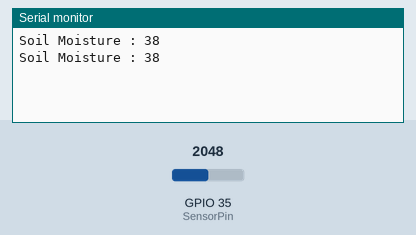
Simulated run of this sketch. Board: ESP32. Parts: the last lines printed to the serial monitor. The inputs (shaded band) are chosen by the test bench; at power-on: GPIO 35 (SensorPin) = 2048.

Above: at 1.8 s.
1.9 s: GPIO 35 (SensorPin) set to 2866
At 2.8 s:
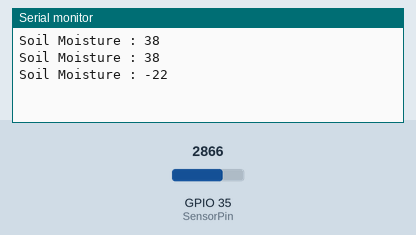
3.4 s: GPIO 35 (SensorPin) set to 3603
At 4.8 s:
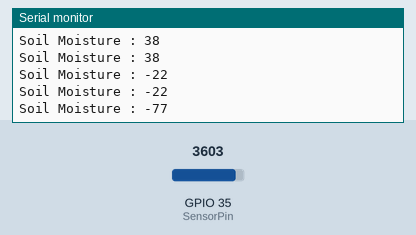
Timing chart, 0 to 6.4 s (numbered marks = the images above; inputs shaded):
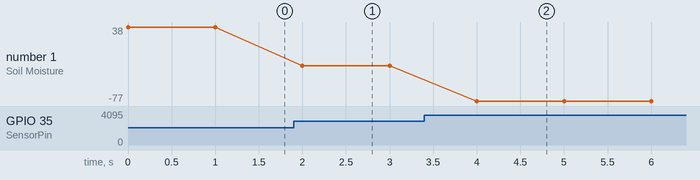

The sketch:

Moisture_test.ino
```cpp
#define SensorPin 35 //Connect Out pin to D4 in ESP32
const int dryValue  = 2559;   //you need to replace this value with Value_1
const int wetValue = 1215;


void setup() {
  // put your setup code here, to run once:
  Serial.begin(115200);
}

void loop() {
  int value = analogRead(SensorPin);
  // put your main code here, to run repeatedly:
  int soilMoisturePercent  = map(value, dryValue, wetValue, 0, 100);
  Serial.print("Soil Moisture : ");
  Serial.println(soilMoisturePercent);
  delay(1000);
}
```

Measured:
- after the input at 1.9 s, the serial monitor: prints a new line after 0.10 s (image 1)
- after the input at 3.4 s, the serial monitor: prints a new line after 0.60 s (image 2)
- plotted number 1: 38 → -22 after the input at 1.9 s, -22 → -77 after the input at 3.4 s
